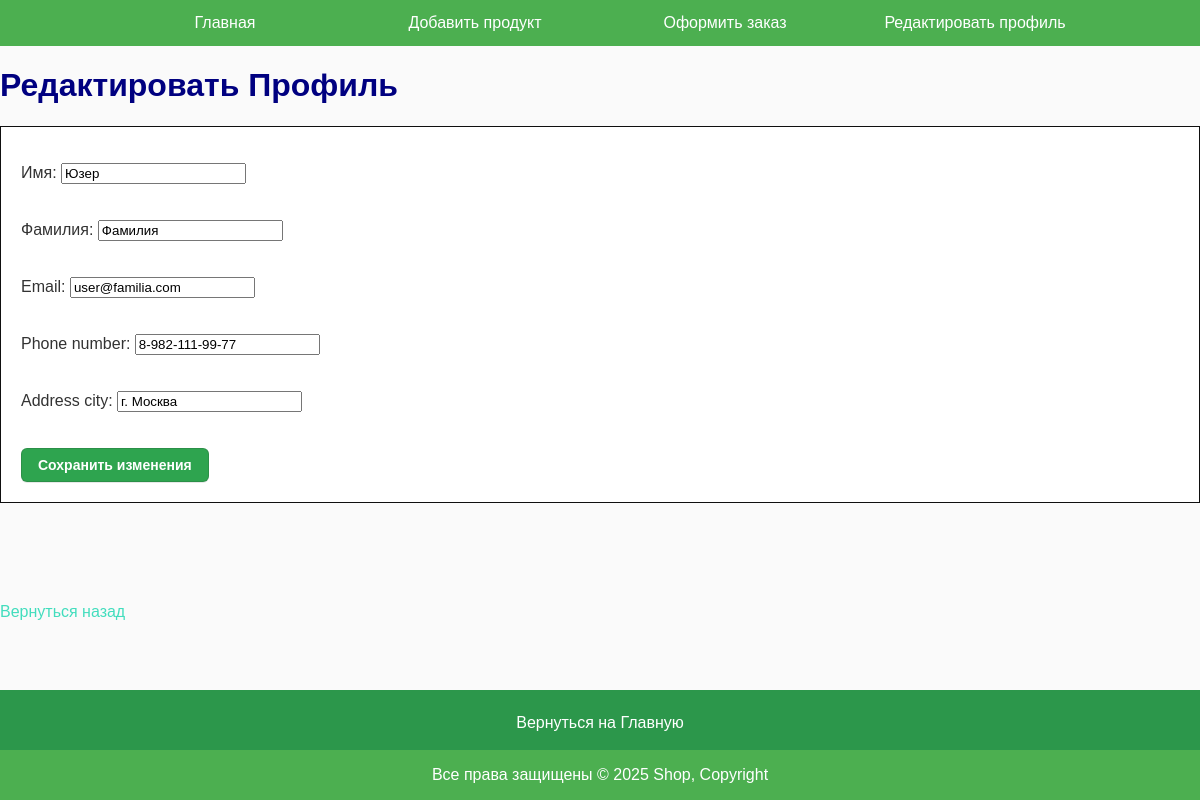
Page /update-profile/ (signed in) on the committed database.
### shop/models.py (models this page shows, shortened)
class Profile(models.Model):
    user = models.OneToOneField(User, on_delete=models.CASCADE)
    first_name = models.CharField(max_length=100, default="") # Добавлено значение по умолчанию
    last_name = models.CharField(max_length=100, default="")  # Добавлено значение по умолчанию
    email = models.EmailField(default='') # Добавлено значение по умолчанию
    phone_number = models.CharField(max_length=15)
    address_city = models.CharField(max_length=100)
    registration_date = models.DateTimeField(auto_now_add=True)

### shop/views.py (the view)
# urls.py: path('update-profile/', update_profile, name='update_profile'),
@login_required(login_url='/accounts/login/')
def update_profile(request):
    try:
        profile = request.user.profile
    except Profile.DoesNotExist:
        profile = None
    if request.method == 'POST':
        form = ProfileForm(request.POST, instance=profile)
        if form.is_valid():
            profile = form.save(commit=False)
            profile.user = request.user
            profile.save()
            return redirect('/')
    else:
        form = ProfileForm(instance=profile)
    return render(request, 'update_profile.html', {'form': form})

### shop/forms.py (shortened to what this page needs)
class ProfileForm(forms.ModelForm):
    first_name = forms.CharField(required=True, label='Имя')
    last_name = forms.CharField(required=True, label='Фамилия')
    email = forms.EmailField(required=True, label='Email')
    class Meta:
        model = Profile
        fields = ['first_name', 'last_name', 'email', 'phone_number', 'address_city']

### shop/templates/update_profile.html (shortened to what this page needs)
{% extends 'base.html' %}
{% load static %}
{% block content %}
<h1>Редактировать Профиль</h1>
<form method="post">
    {{ form.as_p }}
    <button class="button" type="submit">Сохранить изменения</button>
</form>
<p><a href="{% url 'home' %}"><span class="red">Вернуться назад</span></a></p>
{% include 'footer_top.html' %}
{% endblock %}

### shop/static/css/styles.css (style rules this page uses)
body { font-family: Arial, Helvetica, sans-serif; background-color: #fafafa; color: #333; margin: 0 auto; padding: 0; max-width: 1200px; }
a { text-decoration: none; color: blue; }
.red { color: #42DDBD; }
h1 { color: navy; }
p { display: block; padding-bottom: 20px; }
.button { appearance: none; background-color: #2ea44f; border: 1px solid rgba(27, 31, 35, .15); border-radius: 6px; box-shadow: rgba(27, 31, 35, .1) 0 1px 0; box-sizing: border-box; color: #fff; cursor: pointer; display: inline-block; font-size: 14px; font-weight: 600; line-height: 20px; padding: 6px 16px; text-align: center; text-decoration: none; }
form { background: #ffffff; border: 1px solid #0f0f0f; padding: 20px; margin-bottom: 100px; }

### rows in the picture
Profile: first_name "Юзер", last_name "Фамилия", email "user@familia.com", phone_number "8-982-111-99-77", address_city "г. Москва"
